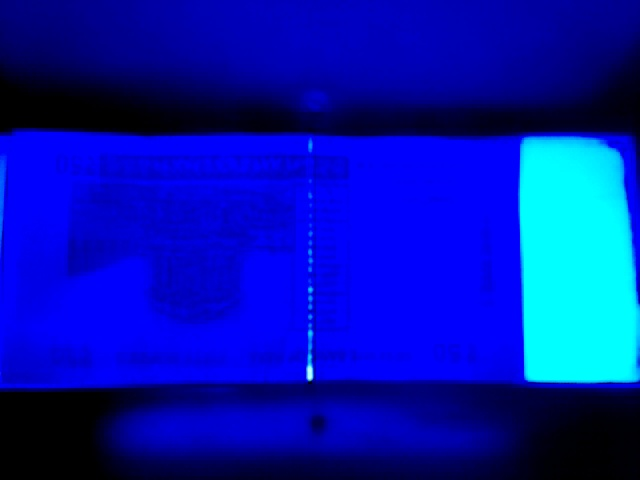
#> input picture Bounding-box-extraction/bounding-test/173783.jpg, 640 x 480 px, found by its file name; its folder holds only this picture in this run
$ python modify_test.py   (older library calls are emulated)
#> lines starting #> are read from the running program, lines starting #| are printed output that depends on the picture; after the words box and inside, x2 and y2 are one past the last pixel; in counts of white or black regions, pixels touching at a corner belong together
#> in modify_image, image is the input picture: shape (480, 640, 3); mean B, G, R 175.6, 22.3, 0.3
import cv2
import os, random
from skimage import transform as tf
import numpy as np
from scipy.ndimage import rotate

def sub(og):
    h, w, c = og.shape
#> h = 480; w = 640; c = 3
    x_start_r = 0.3125  # 200
    x_end_r = 0.703125  # 450
    y_start_r = 0.270833  # 130
    y_end_r = 0.791666  # 380

    x = int(np.floor(x_start_r * w))
#> x = 200
    y = int(np.floor(y_start_r * h))
#> y = 129
    x2 = int(np.floor(x_end_r * w))
#> x2 = 450
    y2 = int(np.floor(y_end_r * h))
#> y2 = 379

    image = og[y:y2, x:x2].copy()
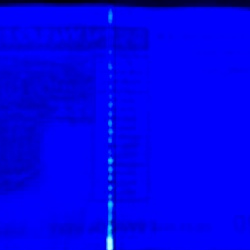
#> image: shape (250, 250, 3); mean B, G, R 238, 1.4, 0.5

    gray = cv2.cvtColor(image, cv2.COLOR_BGR2GRAY)
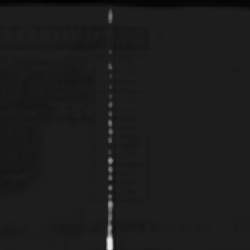
#> gray: shape (250, 250); min 1, max 235, mean 28.1
    blurred = cv2.GaussianBlur(gray, (3, 3), 0)
    thresh = cv2.adaptiveThreshold(blurred, 255, cv2.ADAPTIVE_THRESH_GAUSSIAN_C, cv2.THRESH_BINARY, 11, 3)
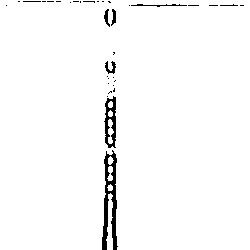
#> thresh: shape (250, 250); 97.6% white; 34 black regions (28 under 20 px), largest, box (x1, y1, x2, y2) and area: (102, 150, 118, 250) 787, (104, 96, 116, 148) 351, (105, 61, 116, 74) 72, (131, 4, 187, 7) 71, (104, 9, 110, 27) 53, (111, 9, 116, 26) 50

    return thresh

def cv2_clipped_zoom(img, zoom_factor):
    """
    Center zoom in/out of the given image and returning an enlarged/shrinked view of
    the image without changing dimensions
    Args:
        img : Image array
        zoom_factor : amount of zoom as a ratio (0 to Inf)
    """
#> called with zoom_factor = 1
    height, width = img.shape[:2] # It's also the final desired shape
#> height = 250; width = 250
    new_height, new_width = int(height * zoom_factor), int(width * zoom_factor)
#> new_height = 250; new_width = 250

    ### Crop only the part that will remain in the result (more efficient)
    # Centered bbox of the final desired size in resized (larger/smaller) image coordinates
    y1, x1 = max(0, new_height - height) // 2, max(0, new_width - width) // 2
#> y1 = 0; x1 = 0
    y2, x2 = y1 + height, x1 + width
#> y2 = 250; x2 = 250
    bbox = np.array([y1,x1,y2,x2])
    # Map back to original image coordinates
    bbox = (bbox / zoom_factor).astype(np.int)
    y1, x1, y2, x2 = bbox
    cropped_img = img[y1:y2, x1:x2]

    # Handle padding when downscaling
    resize_height, resize_width = min(new_height, height), min(new_width, width)
    pad_height1, pad_width1 = (height - resize_height) // 2, (width - resize_width) //2
    pad_height2, pad_width2 = (height - resize_height) - pad_height1, (width - resize_width) - pad_width1
    pad_spec = [(pad_height1, pad_height2), (pad_width1, pad_width2)] + [(0,0)] * (img.ndim - 2)

    result = cv2.resize(cropped_img, (resize_width, resize_height))
    result = np.pad(result, pad_spec, mode='constant')
    assert result.shape[0] == height and result.shape[1] == width
    return result

def modify_image(img_name, inverted_flag):
    contrast = random.randint(70, 130) / 100  # 0.7 to 1.3
    brightness = random.randint(-40, 40)  # 40 to -40
    shear = random.randint(-20, 20) / 100  # 0.2 to -0.2
    zoom = random.randint(100, 110) / 100  # 1 to 1.1
    rot = random.randint(-100, 100) / 10  # -10 to 10

    image = cv2.imread(img_name)

    image = sub(image)

    # flip instead of rotating
    if inverted_flag:
        image = cv2.flip(image, 1)

    image = cv2.convertScaleAbs(image, alpha=contrast, beta=brightness)

    affine_tf = tf.AffineTransform(shear=shear)
    image = tf.warp(image, inverse_map=affine_tf)
    image = cv2_clipped_zoom(image, zoom)
    image = rotate(image, rot, reshape=False)

    image = cv2.convertScaleAbs(image, alpha=(255.0))
    return image

directory = '.\\bounding-test'
files = os.listdir(directory)
if directory == '.':
    files = ['test.jpg', 'test1.jpg', 'test2.jpg', 'test3.jpg']
    for filename in files:
        result = modify_image(directory + '\\' + filename, False)
        cv2.imshow("final", result)
        cv2.waitKey(0)
        cv2.destroyAllWindows()
else:
    for filename in files:
        result = modify_image(directory + '\\' + filename, False)
        cv2.imshow("final", result)
        cv2.waitKey(0)
        cv2.destroyAllWindows()

    for filename in files:
        result = modify_image(directory + '\\' + filename, True)
#> call 2 of modify_image, with img_name = '.\\bounding-test\\173783.jpg', inverted_flag = True
#> in modify_image (call 2), `image = cv2.flip(image, 1)`: image: shape (250, 250); 97.6% white; 34 black regions (28 under 20 px), largest, box (x1, y1, x2, y2) and area: (132, 150, 148, 250) 787, (134, 96, 146, 148) 351, (134, 61, 145, 74) 72, (63, 4, 119, 7) 71, (140, 9, 146, 27) 53, (134, 9, 139, 26) 50
#> in modify_image (call 2), `image = tf.warp(image, inverse_map=affine_tf)`:
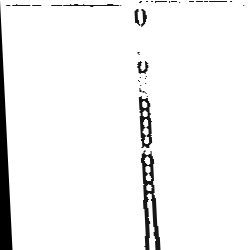
#> image: shape (250, 250) float64; min 0, max 1, mean 0.953
#> call 2 of cv2_clipped_zoom, with zoom_factor = 1.04
#> in cv2_clipped_zoom (call 2), `cropped_img = img[y1:y2, x1:x2]`:
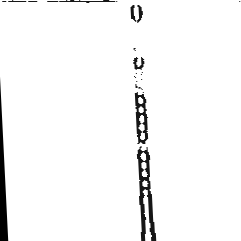
#> cropped_img: shape (241, 241) float64; min 0, max 1, mean 0.966
#> in modify_image (call 2), `image = rotate(image, rot, reshape=False)`:
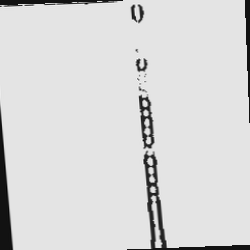
#> image: shape (250, 250) float64; min -0.0869, max 1.13, mean 0.946; drawn with min black and max white
#> in modify_image (call 2), `image = cv2.convertScaleAbs(image, alpha=(255.0))`:
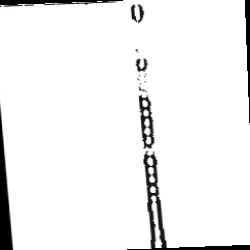
#> image: shape (250, 250); min 0, max 255, mean 241.1
        cv2.imshow("final", result)
        cv2.waitKey(0)
        cv2.destroyAllWindows()

$ run again, on Bounding-box-extraction/bounding-test/575102.jpg
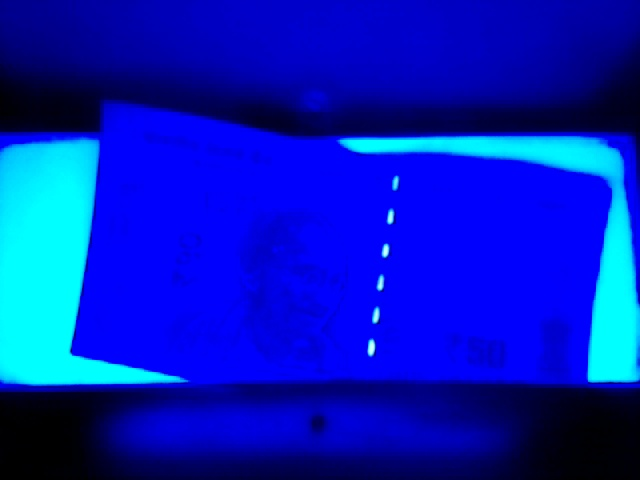
#> input picture Bounding-box-extraction/bounding-test/575102.jpg, 640 x 480 px, found by its file name
#> in modify_image, image is the input picture: shape (480, 640, 3); mean B, G, R 189.8, 28.5, 0.5
#> thresh: shape (250, 250); 96.2% white; 17 black regions (10 under 20 px), largest, box (x1, y1, x2, y2) and area: (134, 2, 250, 29) 1145, (163, 206, 180, 232) 230, (168, 174, 184, 199) 214
#> in modify_image (call 2), `image = cv2.convertScaleAbs(image, alpha=(255.0))`:
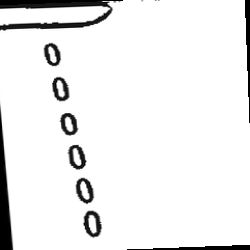
#> image: shape (250, 250); min 0, max 255, mean 237.7
